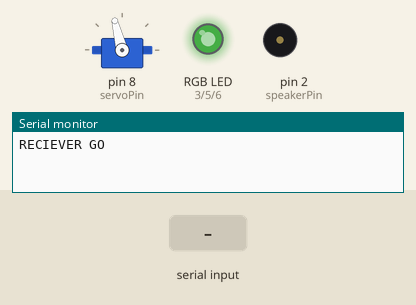
Bench run of a sketch on a simulated Arduino Uno, built with avr-gcc and run on an emulated ATmega328P. On the bench: servo, an RGB LED mixed from three pins (HIGH = lit), buzzer (waves = sounding), the last lines printed to the serial monitor. The inputs (shaded band) are chosen by the test bench. Dim RGB values are drawn brighter than linear; random numbers use the default seed unless the sketch sets one; pins used as bus, display or sensor lines are not drawn.

Above: at 3.2 s.
3.3 s: "." received over the second serial link
At 7.77 s:
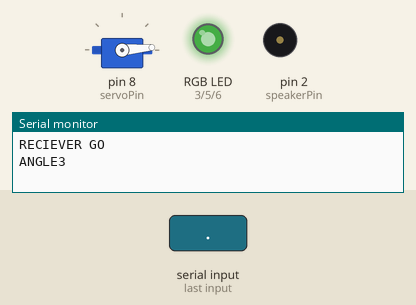
8.5 s: "." received over the second serial link
At 11.1 s:
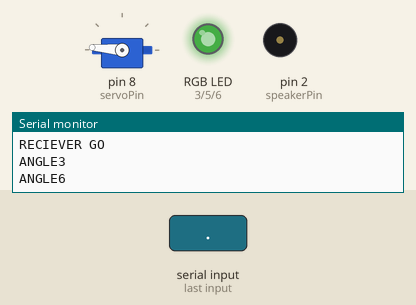
22.5 s: "30,150\n" received over the second serial link
At 23.0 s:
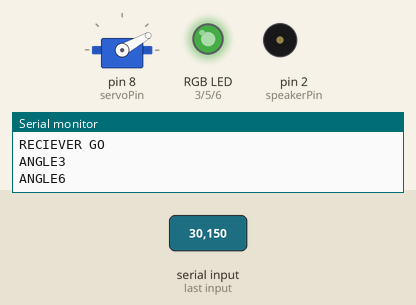
Timing chart, 0 to 40.6 s (numbered marks = the images above; inputs shaded):
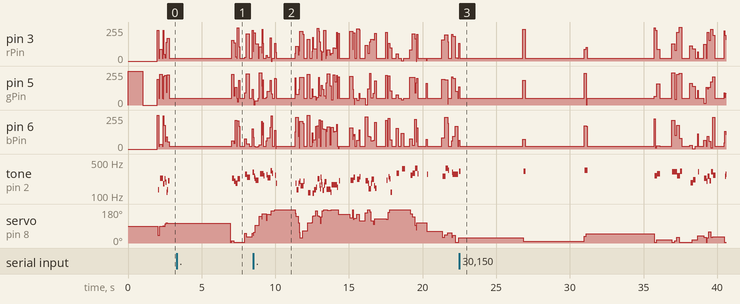

Measured:
- by itself, tone on pin 2 (speakerPin): plays 323 Hz for 0.08 s, 321 Hz for 0.16 s, 342 Hz for 0.20 s, 259 Hz for 0.16 s, 284 Hz for 0.20 s, 314 Hz for 0.32 s … (19 notes in this stretch)

The sketch:

HC_12SERVO_V7.ino
```cpp
#include <Servo.h>              // import servo library
#include <SoftwareSerial.h>     // import serial library for HC-12

String readString;

int machineID = 1;              // unique ID of each machine

int machineX = 30;              // unique position of machine in 180x180 grid
int machineY = -20;

int timeLastMessage = 0;        // set to the millis(); value every time a message is recieved to keep track of time since last message

int recievedX = 0;              // position of user received from serial
int recievedY = 0;

int toneLevel = 3000;           // base value for frequency used for 'speech'

int r2count = 0;                // counter to keep track of the iterations of the r2D2seq speech function
int servoVal = 1;               // value read from servo to keep head motions less than 50 degrees for any one movement
int calcVal = 0;                // value calculated from recievedX and recievedY using atan2()


int speakerPin = 2;             // set pins for all devices attached to arduino.
int rPin = 3;
int gPin = 5;
int bPin = 6;
int servoPin = 8;
int HC12TX = 9;
int HC12RX = 10;

const int numReadings = 10;     // how many recieved numbers are averaged

int readings[numReadings];      // recieved data
int readIndex = 0;              // index of the current data
int total = 0;                  // running total
int average = 0;                // average

SoftwareSerial HC12(HC12TX,HC12RX);   // create instance of SoftwareSerial for the HC-12 chip
Servo myservod;                       // create instance of Servo for our single servo.

void setup() {

        HC12.begin(115200);                 // start serial communication with the HC-12 board at a baud rate (data rate) of 115200 bits per second
        Serial.begin(115200);               // start serial communication any connected PC at a baud rate (data rate) of 115200 bits per second
        Serial.println("RECIEVER GO");      // send startup complete message to connected PC

        randomSeed(analogRead(0));          // read value from a disconnected pin to seed randomness and prevent machines using the same random values

        // initialize all the readings to 0:
        for (int thisReading = 0; thisReading < numReadings; thisReading++) {
                readings[thisReading] = 0;
        }

        pinMode(speakerPin, OUTPUT);        // set pinModes for all non-data pins
        pinMode(rPin,OUTPUT);
        pinMode(gPin,OUTPUT);
        pinMode(bPin,OUTPUT);

        myservod.attach(servoPin);          // connect instance of Servo to correct pin for servo

        setColour(0,255,0);                 // set LEDs to green to indicate successful startup
        myservod.write(90);                 // move servo to central position to calibrate
        delay(1000);                        // wait one second
        setColour(0,0,0);                   // turn LEDs Off
        delay(1000);                        // wait one second before beginning main program
}

void loop() {
        if (HC12.available()) {                                 // when HC-12 is recieving
                setColour(255,0,0);                             // set LEDs to red
                timeLastMessage = millis();                     // set current tome to timeLastMessage
                char c = HC12.read();                           // gets one byte from serial buffer

                if (c == ',') {                                 // if most recently revieved byte is ','
                        if (readString.length() == 3) {         // check if message is 3 bytes long for error detection

                                int n = readString.toInt();     // convert message into a number
                                Serial.print("Y");              // send value to connected PC (for Debugging)
                                Serial.println(readString);
                                recievedY = n;                  // set value of n to recievedY as it will be reset later

                        }

                        readString="";                          // clears variable for new input

                } else if (c == '-') {                          // if most recently revieved byte is '-'
                        if (readString.length() == 3) {         // check if message is 3 bytes long for error detection

                                int n = readString.toInt();     // convert readString into a number
                                Serial.print("X");              // send value to connected PC (for Debugging)
                                Serial.println(readString);
                                recievedX = n;                  // set value of n to recievedX as it will be reset later

                        }

                        readString="";                          // clears variable for new input

                } else if (c == '.') {                          // if most recent byte is '.' this indicates message conclusion and triggers the calculation and servo code

                        setColour(255,0,0);                     // set LEDs to red

                        calcVal = abs(180-atan2(recievedY - machineY, recievedX - machineX) * 57296 / 1000);
                        // arc tangent is used to calculate the direction the servo is pointing
                        // it is multiplied by 57296 / 1000 to convert from radians to degrees
                        // the arduino is slow at calculating with decimals so we try to keep everything in integers


                        total = total - readings[readIndex];    // remove the oldest servo position from the total
                        readings[readIndex] = calcVal;          // add the most recent calculated servo position to the array
                        total = total + readings[readIndex];    // add the most revent calculated servo position to the total
                        readIndex = readIndex + 1;              // advance to the next position in the array

                        if (readIndex >= numReadings) {         // if end of array is reached
                                readIndex = 0;                  // return to start of array
                        }

                        average = total / numReadings;          // calculate average
                        myservod.write(average);                // send average value to servo
                        Serial.print("ANGLE");                  // send angle to connected PC (for Debugging)
                        Serial.print(average);
                        Serial.println();

                } else {                              // if the most recent byte isn't a control character, continue reading
                        readString += c;              // adds most revent byte to the string of recieved bytes
                }
        }

        if(abs(timeLastMessage-millis())>1000) {      // if it has been more than a second since the last message run the 'speech' function
                r2D2seq();                            // run the speech function
        }
}

void beep (int speakerPin, float noteFrequency, long noteDuration){

        //Beep function from https://github.com/IoTMakers/Arduino

        int x;
        // Convert the frequency to microseconds
        float microsecondsPerWave = 1000000/noteFrequency;
        // Calculate how many HIGH/LOW cycles there are per millisecond
        float millisecondsPerCycle = 1000/(microsecondsPerWave * 2);
        // Multiply noteDuration * number or cycles per millisecond
        float loopTime = noteDuration * millisecondsPerCycle;
        // Play the note for the calculated loopTime.

        for (x=0; x<loopTime; x++) {

                digitalWrite(speakerPin,HIGH);
                delayMicroseconds(microsecondsPerWave);
                digitalWrite(speakerPin,LOW);
                delayMicroseconds(microsecondsPerWave);

        }
}

void r2D2seq(){                                      // 'speech' synthesis function

        // this function uses randomness inserted at different levels at varying frequency to create speech in as natural a way as possible
        // the pitch of the 'voice' changes every 20 'words', with the chance of a pause every time the function is run
        // longer pauses are less likely and therefore less frequent

        if(r2count%20 == 0) {                        // if the counter of times the function has been run is divisible by 20, set a new pitch for the voice

                toneLevel = random(0,500);           // set the base pitch to a value between 0 and 500 (Hz)

        }

        if(random(0,100)<60) {                       // pick a random value from 0 to 100 and check if it is less than 60

                setColour(random(0,255),random(0,255),random(0,255));                   // set LEDs to a random colour.
                servoVal = myservod.read()+random(-50,+50);                             // read from servo and find a value within 50 degrees of that position
                myservod.write(constrain(servoVal,5,175));                              // constrain value to the servo boundaries and write it to the servo
                beep(speakerPin,random(toneLevel+20,toneLevel+300),random(20,200));     // use base pitch to calculate a more granular pitch and play for a random period up to 0.2 seconds

        } else if(random(0,100)<10) {                // pick a random value and check if it is less than 10

                setColour(20,50,20);                 // set LEDs to a darker greenish hue
                delay(4000);                         // wait 4 seconds to simulate listening to another machine

        } else {                                     // if none of the above is true

                setColour(20,50,20);                 // set LEDs to a dark greenish hue
                delay(random(20,400));               // wait for a shorter period between 0.02 and 0.4 of a second

        }

        r2count = r2count + 1;                       // increment fucntion counter
}

void setColour(int _red, int _green, int _blue){     // simple function to streamline setting LED colour

        analogWrite(rPin,_red);                      // set each pin based on passed values
        analogWrite(gPin,_green);
        analogWrite(bPin,_blue);

}
```
